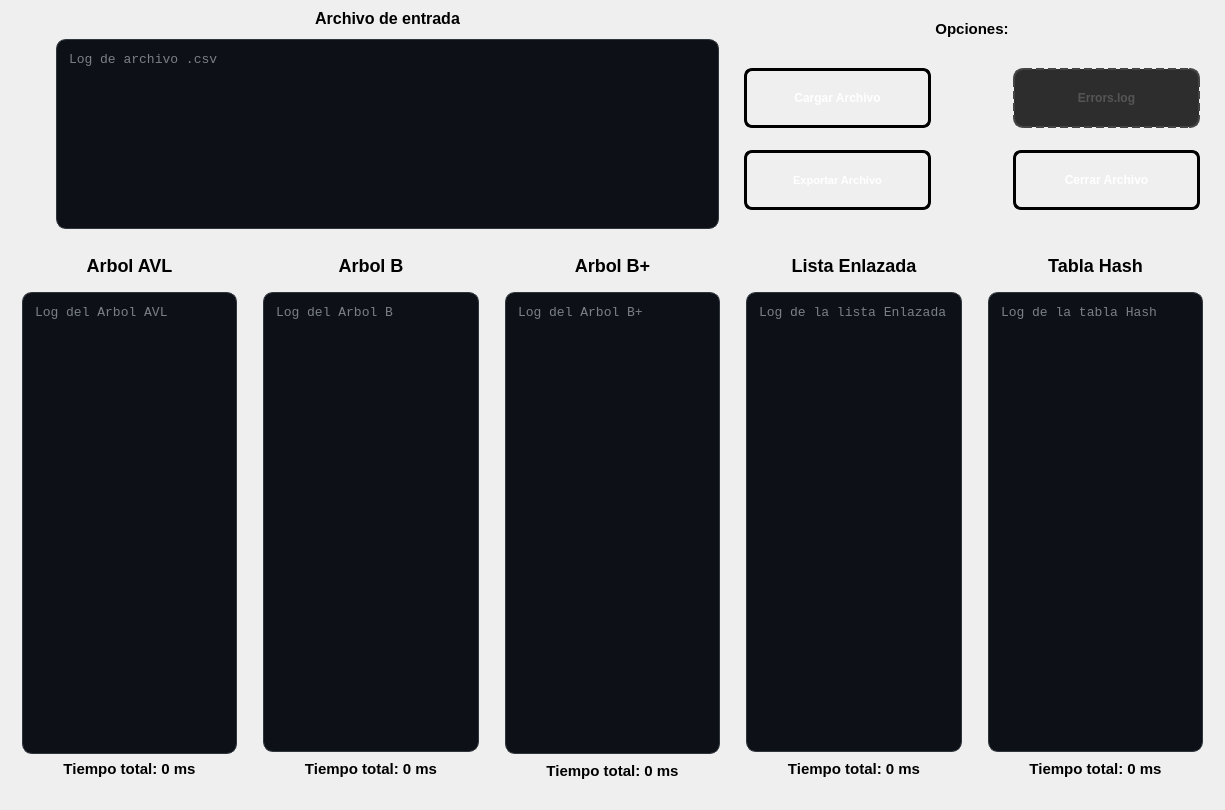
<?xml version="1.0" encoding="UTF-8"?>
<ui version="4.0">
 <class>PantallaPrincipal</class>
 <widget class="QWidget" name="PantallaPrincipal">
  <property name="geometry">
   <rect>
    <x>0</x>
    <y>0</y>
    <width>1225</width>
    <height>810</height>
   </rect>
  </property>
  <property name="windowTitle">
   <string>Form</string>
  </property>
  <layout class="QVBoxLayout" name="verticalLayout_2">
   <property name="spacing">
    <number>5</number>
   </property>
   <property name="leftMargin">
    <number>3</number>
   </property>
   <property name="topMargin">
    <number>3</number>
   </property>
   <property name="rightMargin">
    <number>3</number>
   </property>
   <property name="bottomMargin">
    <number>3</number>
   </property>
   <item>
    <layout class="QHBoxLayout" name="horizontalLayout">
     <property name="spacing">
      <number>3</number>
     </property>
     <item>
      <widget class="QWidget" name="widget_2" native="true">
       <property name="minimumSize">
        <size>
         <width>50</width>
         <height>210</height>
        </size>
       </property>
       <property name="maximumSize">
        <size>
         <width>16777215</width>
         <height>210</height>
        </size>
       </property>
      </widget>
     </item>
     <item>
      <layout class="QVBoxLayout" name="verticalLayout">
       <item>
        <widget class="QLabel" name="labelEntrada">
         <property name="minimumSize">
          <size>
           <width>120</width>
           <height>30</height>
          </size>
         </property>
         <property name="maximumSize">
          <size>
           <width>16777215</width>
           <height>30</height>
          </size>
         </property>
         <property name="styleSheet">
          <string notr="true">QLabel#labelEntrada {        
 
    color: qlineargradient(x1:0, y1:0, x2:1, y2:1, 
	stop:0 rgb(0, 0, 0), 
	stop:1 rgb(77, 5, 57));

  	 font-size: 16px;
    font-weight: bold;
    font-family: &quot;Segoe UI&quot;, Arial;
    
    background: transparent;
    padding: 2px;
    margin-bottom: 5px;
}

</string>
         </property>
         <property name="text">
          <string>Archivo de entrada</string>
         </property>
         <property name="alignment">
          <set>Qt::AlignmentFlag::AlignCenter</set>
         </property>
        </widget>
       </item>
       <item>
        <widget class="QTextEdit" name="textEditCsv">
         <property name="minimumSize">
          <size>
           <width>500</width>
           <height>185</height>
          </size>
         </property>
         <property name="maximumSize">
          <size>
           <width>16777215</width>
           <height>190</height>
          </size>
         </property>
         <property name="styleSheet">
          <string notr="true">QTextEdit#textEditCsv {
    background-color: #0D1117;   
    color: #E6EDF3;               
    border: 1px solid #30363D;     
    border-radius: 10px;          
    padding: 8px;
    font-family: Consolas, monospace;
    font-size: 13px;
}</string>
         </property>
         <property name="placeholderText">
          <string>Log de archivo .csv</string>
         </property>
        </widget>
       </item>
      </layout>
     </item>
     <item>
      <widget class="QWidget" name="widget_3" native="true">
       <property name="minimumSize">
        <size>
         <width>500</width>
         <height>210</height>
        </size>
       </property>
       <property name="maximumSize">
        <size>
         <width>16777215</width>
         <height>210</height>
        </size>
       </property>
       <layout class="QVBoxLayout" name="verticalLayout_3">
        <property name="spacing">
         <number>4</number>
        </property>
        <property name="leftMargin">
         <number>4</number>
        </property>
        <property name="topMargin">
         <number>4</number>
        </property>
        <property name="rightMargin">
         <number>4</number>
        </property>
        <property name="bottomMargin">
         <number>4</number>
        </property>
        <item>
         <widget class="QLabel" name="labelOptions">
          <property name="minimumSize">
           <size>
            <width>0</width>
            <height>30</height>
           </size>
          </property>
          <property name="styleSheet">
           <string notr="true">QLabel#labelOptions {        
 
    color: qlineargradient(x1:0, y1:0, x2:1, y2:1, 
	stop:0 rgb(0, 0, 0), 
	stop:1 rgb(8, 2, 48));

  	 font-size: 15px;
    font-weight: bold;
    font-family: &quot;Segoe UI&quot;, Arial;
    
    background: transparent;
    padding: 2px;
    margin-bottom: 5px;
}

</string>
          </property>
          <property name="text">
           <string>Opciones:</string>
          </property>
          <property name="alignment">
           <set>Qt::AlignmentFlag::AlignCenter</set>
          </property>
         </widget>
        </item>
        <item>
         <widget class="QWidget" name="widget_4" native="true">
          <property name="minimumSize">
           <size>
            <width>0</width>
            <height>175</height>
           </size>
          </property>
          <layout class="QVBoxLayout" name="verticalLayout_8">
           <item>
            <widget class="QWidget" name="widget_9" native="true">
             <property name="minimumSize">
              <size>
               <width>65</width>
               <height>0</height>
              </size>
             </property>
             <layout class="QHBoxLayout" name="horizontalLayout_3">
              <item>
               <widget class="QPushButton" name="btnCargar">
                <property name="minimumSize">
                 <size>
                  <width>160</width>
                  <height>60</height>
                 </size>
                </property>
                <property name="styleSheet">
                 <string notr="true">QPushButton#btnCargar {
    background-color: qlineargradient(spread:pad, x1:0, y1:0, x2:1, y2:1, 
                        stop:0 rgb(50, 143, 42), 
                        stop:1 rgb(255, 163, 72));
    
    border: 3px solid black;
    border-radius: 8px;
    
    color: white;
    font-family: &quot;Arial Black&quot;, Gadget, sans-serif;
    font-size: 12px;
    font-weight: bold;
    text-transform: uppercase;
    
    padding: 10px 25px;
}

QPushButton#btnCargar:hover {
    background-color: qlineargradient(spread:pad, x1:0, y1:0, x2:1, y2:1, 
                        stop:0 rgba(41, 128, 185, 255), 
                        stop:1 rgba(142, 68, 173, 255));
    border-color: #f1c40f;
}


QPushButton#btnCargar:pressed {
    background-color: #2c3e50;
    padding-top: 12px;
    padding-left: 27px;
}</string>
                </property>
                <property name="text">
                 <string>Cargar Archivo</string>
                </property>
               </widget>
              </item>
              <item>
               <widget class="QWidget" name="widget_14" native="true">
                <property name="minimumSize">
                 <size>
                  <width>70</width>
                  <height>0</height>
                 </size>
                </property>
                <property name="maximumSize">
                 <size>
                  <width>70</width>
                  <height>16777215</height>
                 </size>
                </property>
               </widget>
              </item>
              <item>
               <widget class="QPushButton" name="btnErrores">
                <property name="enabled">
                 <bool>false</bool>
                </property>
                <property name="minimumSize">
                 <size>
                  <width>0</width>
                  <height>60</height>
                 </size>
                </property>
                <property name="styleSheet">
                 <string notr="true">QPushButton#btnErrores {
    background-color: qlineargradient(spread:pad, x1:0, y1:0, x2:1, y2:1, 
                        stop:0 rgb(136, 5, 29)
                        stop:1 rgb(246, 211, 45));
    
    border: 3px solid black;
    border-radius: 10px;
    
    color: white;
    font-family: &quot;Arial Black&quot;, Gadget, sans-serif;
    font-size: 12px;
    font-weight: bold;
    text-transform: uppercase;
    
    padding: 10px 25px;
}

QPushButton#btnErrores:hover {
    background-color: qlineargradient(spread:pad, x1:0, y1:0, x2:1, y2:1, 
                        stop:0 rgb(9, 147, 29), 
                        stop:1 rgb(94, 92, 100));
    border-color: #f1c40f;
}


QPushButton#btnErrores:pressed {
    background-color: #2c3e50;
    padding-top: 12px;
    padding-left: 27px;
}

QPushButton#btnErrores:disabled {
    background: #2d2d2d; 
    color: #555555;
    border: 2px dashed #444444; 
    border-radius: 10px;
}</string>
                </property>
                <property name="text">
                 <string>Errors.log</string>
                </property>
               </widget>
              </item>
             </layout>
            </widget>
           </item>
           <item>
            <widget class="QWidget" name="widget_10" native="true">
             <property name="minimumSize">
              <size>
               <width>60</width>
               <height>0</height>
              </size>
             </property>
             <layout class="QHBoxLayout" name="horizontalLayout_4">
              <item>
               <widget class="QPushButton" name="btnExportar">
                <property name="minimumSize">
                 <size>
                  <width>0</width>
                  <height>60</height>
                 </size>
                </property>
                <property name="styleSheet">
                 <string notr="true">QPushButton#btnExportar {
    background-color: qlineargradient(spread:pad, x1:0, y1:0, x2:1, y2:1, 
                        stop:0 rgb(8, 2, 48), 
                        stop:1 rgb(255, 163, 72));
    
    border: 3px solid black;
    border-radius: 8px;
    
    color: white;
    font-family: &quot;Arial Black&quot;, Gadget, sans-serif;
    font-size: 11px;
    font-weight: bold;
    text-transform: uppercase;
    
    padding: 10px 25px;
}

QPushButton#btnExportar:hover {
    background-color: qlineargradient(spread:pad, x1:0, y1:0, x2:1, y2:1, 
                        stop:0 rgba(41, 128, 185, 255), 
                        stop:1 rgba(142, 68, 173, 255));
    border-color: #f1c40f;
}


QPushButton#btnExportar:pressed {
    background-color: #2c3e50;
    padding-top: 12px;
    padding-left: 27px;
}</string>
                </property>
                <property name="text">
                 <string>Exportar Archivo</string>
                </property>
               </widget>
              </item>
              <item>
               <widget class="QWidget" name="widget_13" native="true">
                <property name="minimumSize">
                 <size>
                  <width>70</width>
                  <height>0</height>
                 </size>
                </property>
                <property name="maximumSize">
                 <size>
                  <width>70</width>
                  <height>16777215</height>
                 </size>
                </property>
               </widget>
              </item>
              <item>
               <widget class="QPushButton" name="btnCerrar">
                <property name="minimumSize">
                 <size>
                  <width>0</width>
                  <height>60</height>
                 </size>
                </property>
                <property name="styleSheet">
                 <string notr="true">
QPushButton#btnCerrar {
    background-color: qlineargradient(spread:pad, x1:0, y1:0, x2:1, y2:1, 
                        stop:0 rgb(77, 5, 57), 
                        stop:1 rgb(232, 15, 15));
    
    border: 3px solid black;
    border-radius: 8px;
    
    color: white;
    font-family: &quot;Arial Black&quot;, Gadget, sans-serif;
    font-size: 12px;
    font-weight: bold;
    text-transform: uppercase;
    
    padding: 10px 25px;
}

QPushButton#btnCerrar:hover {
    background-color: qlineargradient(spread:pad, x1:0, y1:0, x2:1, y2:1, 
                        stop:0 rgb(9, 147, 29), 
                        stop:1 rgb(94, 92, 100));
    border-color: #f1c40f;
}


QPushButton#btnCerrar:pressed {
    background-color: #2c3e50;
    padding-top: 12px;
    padding-left: 27px;
}

QPushButton#btnCerrar:disabled {
    background: #2d2d2d; 
    color: #555555;
    border: 2px dashed #444444; 
    border-radius: 10px;
}</string>
                </property>
                <property name="text">
                 <string>Cerrar Archivo</string>
                </property>
               </widget>
              </item>
             </layout>
            </widget>
           </item>
          </layout>
         </widget>
        </item>
       </layout>
      </widget>
     </item>
    </layout>
   </item>
   <item>
    <widget class="QWidget" name="widget" native="true">
     <property name="minimumSize">
      <size>
       <width>450</width>
       <height>565</height>
      </size>
     </property>
     <property name="maximumSize">
      <size>
       <width>16777215</width>
       <height>560</height>
      </size>
     </property>
     <property name="styleSheet">
      <string notr="true"/>
     </property>
     <layout class="QHBoxLayout" name="horizontalLayout_2">
      <item>
       <widget class="QWidget" name="widget_content_1" native="true">
        <layout class="QVBoxLayout" name="verticalLayout_4">
         <property name="spacing">
          <number>4</number>
         </property>
         <property name="leftMargin">
          <number>5</number>
         </property>
         <property name="topMargin">
          <number>5</number>
         </property>
         <property name="rightMargin">
          <number>5</number>
         </property>
         <property name="bottomMargin">
          <number>5</number>
         </property>
         <item>
          <widget class="QLabel" name="labelAvl">
           <property name="styleSheet">
            <string notr="true">QLabel#labelAvl {        
 
    color: qlineargradient(x1:0, y1:0, x2:1, y2:1, 
	stop:0 rgb(0, 0, 0), 
	stop:1 rgb(77, 5, 57));

  	 font-size: 18px;
    font-weight: bold;
    font-family: &quot;Segoe UI&quot;, Arial;
    
    background: transparent;
    padding: 2px;
    margin-bottom: 5px;
}

</string>
           </property>
           <property name="text">
            <string>Arbol AVL</string>
           </property>
           <property name="alignment">
            <set>Qt::AlignmentFlag::AlignCenter</set>
           </property>
          </widget>
         </item>
         <item>
          <widget class="QWidget" name="widget_5" native="true">
           <layout class="QVBoxLayout" name="verticalLayout_9">
            <property name="spacing">
             <number>4</number>
            </property>
            <property name="leftMargin">
             <number>5</number>
            </property>
            <property name="topMargin">
             <number>5</number>
            </property>
            <property name="rightMargin">
             <number>5</number>
            </property>
            <property name="bottomMargin">
             <number>5</number>
            </property>
            <item>
             <widget class="QTextEdit" name="textEditAvl">
              <property name="styleSheet">
               <string notr="true">QTextEdit#textEditAvl {
    background-color: #0D1117;   
    color: #E6EDF3;               
    border: 1px solid #30363D;     
    border-radius: 10px;          
    padding: 8px;
    font-family: Consolas, monospace;
    font-size: 13px;
}</string>
              </property>
              <property name="placeholderText">
               <string>Log del Arbol AVL</string>
              </property>
             </widget>
            </item>
            <item>
             <widget class="QLabel" name="labelTiempoAvl">
              <property name="styleSheet">
               <string notr="true">QLabel#labelTiempoAvl {        
 
    color: qlineargradient(x1:0, y1:0, x2:1, y2:1, 
	stop:0 rgb(0, 0, 0), 
	stop:1 rgb(8, 2, 48));

  	 font-size: 15px;
    font-weight: bold;
    font-family: &quot;Segoe UI&quot;, Arial;
    
    background: transparent;
    padding: 2px;
    margin-bottom: 5px;
}

</string>
              </property>
              <property name="text">
               <string>Tiempo total: 0 ms</string>
              </property>
              <property name="alignment">
               <set>Qt::AlignmentFlag::AlignCenter</set>
              </property>
             </widget>
            </item>
           </layout>
          </widget>
         </item>
        </layout>
       </widget>
      </item>
      <item>
       <widget class="QWidget" name="widget_content_2" native="true">
        <layout class="QVBoxLayout" name="verticalLayout_5">
         <property name="spacing">
          <number>4</number>
         </property>
         <property name="leftMargin">
          <number>5</number>
         </property>
         <property name="topMargin">
          <number>5</number>
         </property>
         <property name="rightMargin">
          <number>5</number>
         </property>
         <property name="bottomMargin">
          <number>5</number>
         </property>
         <item>
          <widget class="QLabel" name="labelB">
           <property name="styleSheet">
            <string notr="true">QLabel#labelB {        
 
    color: qlineargradient(x1:0, y1:0, x2:1, y2:1, 
	stop:0 rgb(0, 0, 0), 
	stop:1 rgb(77, 5, 57));

  	 font-size: 18px;
    font-weight: bold;
    font-family: &quot;Segoe UI&quot;, Arial;
    
    background: transparent;
    padding: 2px;
    margin-bottom: 5px;
}

</string>
           </property>
           <property name="text">
            <string>Arbol B</string>
           </property>
           <property name="alignment">
            <set>Qt::AlignmentFlag::AlignCenter</set>
           </property>
          </widget>
         </item>
         <item>
          <widget class="QWidget" name="widget_6" native="true">
           <layout class="QVBoxLayout" name="verticalLayout_10">
            <property name="leftMargin">
             <number>5</number>
            </property>
            <property name="topMargin">
             <number>5</number>
            </property>
            <property name="rightMargin">
             <number>5</number>
            </property>
            <property name="bottomMargin">
             <number>5</number>
            </property>
            <item>
             <widget class="QTextEdit" name="textEditB">
              <property name="styleSheet">
               <string notr="true">QTextEdit#textEditB{
    background-color: #0D1117;   
    color: #E6EDF3;               
    border: 1px solid #30363D;     
    border-radius: 10px;          
    padding: 8px;
    font-family: Consolas, monospace;
    font-size: 13px;
}</string>
              </property>
              <property name="placeholderText">
               <string>Log del Arbol B</string>
              </property>
             </widget>
            </item>
            <item>
             <widget class="QLabel" name="labelTiempoB">
              <property name="styleSheet">
               <string notr="true">QLabel#labelTiempoB {        
 
    color: qlineargradient(x1:0, y1:0, x2:1, y2:1, 
	stop:0 rgb(0, 0, 0), 
	stop:1 rgb(8, 2, 48));

  	 font-size: 15px;
    font-weight: bold;
    font-family: &quot;Segoe UI&quot;, Arial;
    
    background: transparent;
    padding: 2px;
    margin-bottom: 5px;
}

</string>
              </property>
              <property name="text">
               <string>Tiempo total: 0 ms</string>
              </property>
              <property name="alignment">
               <set>Qt::AlignmentFlag::AlignCenter</set>
              </property>
             </widget>
            </item>
           </layout>
          </widget>
         </item>
        </layout>
       </widget>
      </item>
      <item>
       <widget class="QWidget" name="widget_content_3" native="true">
        <layout class="QVBoxLayout" name="verticalLayout_6">
         <property name="spacing">
          <number>4</number>
         </property>
         <property name="leftMargin">
          <number>5</number>
         </property>
         <property name="topMargin">
          <number>5</number>
         </property>
         <property name="rightMargin">
          <number>5</number>
         </property>
         <property name="bottomMargin">
          <number>5</number>
         </property>
         <item>
          <widget class="QLabel" name="labelBMas">
           <property name="styleSheet">
            <string notr="true">QLabel#labelBMas {        
 
    color: qlineargradient(x1:0, y1:0, x2:1, y2:1, 
	stop:0 rgb(0, 0, 0), 
	stop:1 rgb(77, 5, 57));

  	 font-size: 18px;
    font-weight: bold;
    font-family: &quot;Segoe UI&quot;, Arial;
    
    background: transparent;
    padding: 2px;
    margin-bottom: 5px;
}

</string>
           </property>
           <property name="text">
            <string>Arbol B+</string>
           </property>
           <property name="alignment">
            <set>Qt::AlignmentFlag::AlignCenter</set>
           </property>
          </widget>
         </item>
         <item>
          <widget class="QWidget" name="widget_7" native="true">
           <property name="minimumSize">
            <size>
             <width>120</width>
             <height>505</height>
            </size>
           </property>
           <layout class="QVBoxLayout" name="verticalLayout_11">
            <property name="leftMargin">
             <number>5</number>
            </property>
            <property name="topMargin">
             <number>5</number>
            </property>
            <property name="rightMargin">
             <number>5</number>
            </property>
            <property name="bottomMargin">
             <number>5</number>
            </property>
            <item>
             <widget class="QTextEdit" name="textEditBMas">
              <property name="styleSheet">
               <string notr="true">QTextEdit#textEditBMas {
    background-color: #0D1117;   
    color: #E6EDF3;               
    border: 1px solid #30363D;     
    border-radius: 10px;          
    padding: 8px;
    font-family: Consolas, monospace;
    font-size: 13px;
}</string>
              </property>
              <property name="placeholderText">
               <string>Log del Arbol B+</string>
              </property>
             </widget>
            </item>
            <item>
             <widget class="QLabel" name="labelTiempoBMas">
              <property name="styleSheet">
               <string notr="true">QLabel#labelTiempoBMas {        
 
    color: qlineargradient(x1:0, y1:0, x2:1, y2:1, 
	stop:0 rgb(0, 0, 0), 
	stop:1 rgb(8, 2, 48));

  	 font-size: 15px;
    font-weight: bold;
    font-family: &quot;Segoe UI&quot;, Arial;
    
    background: transparent;
    padding: 2px;
    margin-bottom: 5px;
}

</string>
              </property>
              <property name="text">
               <string>Tiempo total: 0 ms</string>
              </property>
              <property name="alignment">
               <set>Qt::AlignmentFlag::AlignCenter</set>
              </property>
             </widget>
            </item>
           </layout>
          </widget>
         </item>
        </layout>
       </widget>
      </item>
      <item>
       <widget class="QWidget" name="widget_content_4" native="true">
        <layout class="QVBoxLayout" name="verticalLayout_7">
         <property name="spacing">
          <number>4</number>
         </property>
         <property name="leftMargin">
          <number>5</number>
         </property>
         <property name="topMargin">
          <number>5</number>
         </property>
         <property name="rightMargin">
          <number>5</number>
         </property>
         <property name="bottomMargin">
          <number>5</number>
         </property>
         <item>
          <widget class="QLabel" name="labelLista">
           <property name="styleSheet">
            <string notr="true">QLabel#labelLista {        
 
    color: qlineargradient(x1:0, y1:0, x2:1, y2:1, 
	stop:0 rgb(0, 0, 0), 
	stop:1 rgb(77, 5, 57));

  	 font-size: 18px;
    font-weight: bold;
    font-family: &quot;Segoe UI&quot;, Arial;
    
    background: transparent;
    padding: 2px;
    margin-bottom: 5px;
}

</string>
           </property>
           <property name="text">
            <string>Lista Enlazada</string>
           </property>
           <property name="alignment">
            <set>Qt::AlignmentFlag::AlignCenter</set>
           </property>
          </widget>
         </item>
         <item>
          <widget class="QWidget" name="widget_8" native="true">
           <layout class="QVBoxLayout" name="verticalLayout_12">
            <property name="leftMargin">
             <number>5</number>
            </property>
            <property name="topMargin">
             <number>5</number>
            </property>
            <property name="rightMargin">
             <number>5</number>
            </property>
            <property name="bottomMargin">
             <number>5</number>
            </property>
            <item>
             <widget class="QTextEdit" name="textEditLista">
              <property name="styleSheet">
               <string notr="true">QTextEdit#textEditLista {
    background-color: #0D1117;   
    color: #E6EDF3;               
    border: 1px solid #30363D;     
    border-radius: 10px;          
    padding: 8px;
    font-family: Consolas, monospace;
    font-size: 13px;
}</string>
              </property>
              <property name="placeholderText">
               <string>Log de la lista Enlazada</string>
              </property>
             </widget>
            </item>
            <item>
             <widget class="QLabel" name="labelTiempoLista">
              <property name="styleSheet">
               <string notr="true">QLabel#labelTiempoLista {        
 
    color: qlineargradient(x1:0, y1:0, x2:1, y2:1, 
	stop:0 rgb(0, 0, 0), 
	stop:1 rgb(8, 2, 48));

  	 font-size: 15px;
    font-weight: bold;
    font-family: &quot;Segoe UI&quot;, Arial;
    
    background: transparent;
    padding: 2px;
    margin-bottom: 5px;
}

</string>
              </property>
              <property name="text">
               <string>Tiempo total: 0 ms</string>
              </property>
              <property name="alignment">
               <set>Qt::AlignmentFlag::AlignCenter</set>
              </property>
             </widget>
            </item>
           </layout>
          </widget>
         </item>
        </layout>
       </widget>
      </item>
      <item>
       <widget class="QWidget" name="widget_content_5" native="true">
        <layout class="QVBoxLayout" name="verticalLayout_13">
         <property name="spacing">
          <number>4</number>
         </property>
         <property name="leftMargin">
          <number>5</number>
         </property>
         <property name="topMargin">
          <number>5</number>
         </property>
         <property name="rightMargin">
          <number>5</number>
         </property>
         <property name="bottomMargin">
          <number>5</number>
         </property>
         <item>
          <widget class="QLabel" name="labelHash">
           <property name="styleSheet">
            <string notr="true">QLabel#labelHash {        
 
    color: qlineargradient(x1:0, y1:0, x2:1, y2:1, 
	stop:0 rgb(0, 0, 0), 
	stop:1 rgb(77, 5, 57));

  	 font-size: 18px;
    font-weight: bold;
    font-family: &quot;Segoe UI&quot;, Arial;
    
    background: transparent;
    padding: 2px;
    margin-bottom: 5px;
}

</string>
           </property>
           <property name="text">
            <string>Tabla Hash</string>
           </property>
           <property name="alignment">
            <set>Qt::AlignmentFlag::AlignCenter</set>
           </property>
          </widget>
         </item>
         <item>
          <widget class="QWidget" name="widget_11" native="true">
           <layout class="QVBoxLayout" name="verticalLayout_14">
            <property name="leftMargin">
             <number>5</number>
            </property>
            <property name="topMargin">
             <number>5</number>
            </property>
            <property name="rightMargin">
             <number>5</number>
            </property>
            <property name="bottomMargin">
             <number>5</number>
            </property>
            <item>
             <widget class="QTextEdit" name="textTablaHash">
              <property name="styleSheet">
               <string notr="true">QTextEdit#textTablaHash {
    background-color: #0D1117;   
    color: #E6EDF3;               
    border: 1px solid #30363D;     
    border-radius: 10px;          
    padding: 8px;
    font-family: Consolas, monospace;
    font-size: 13px;
}</string>
              </property>
              <property name="placeholderText">
               <string>Log de la tabla Hash</string>
              </property>
             </widget>
            </item>
            <item>
             <widget class="QLabel" name="labelTiempoHash">
              <property name="styleSheet">
               <string notr="true">QLabel#labelTiempoHash {        
 
    color: qlineargradient(x1:0, y1:0, x2:1, y2:1, 
	stop:0 rgb(0, 0, 0), 
	stop:1 rgb(8, 2, 48));

  	 font-size: 15px;
    font-weight: bold;
    font-family: &quot;Segoe UI&quot;, Arial;
    
    background: transparent;
    padding: 2px;
    margin-bottom: 5px;
}

</string>
              </property>
              <property name="text">
               <string>Tiempo total: 0 ms</string>
              </property>
              <property name="alignment">
               <set>Qt::AlignmentFlag::AlignCenter</set>
              </property>
             </widget>
            </item>
           </layout>
          </widget>
         </item>
        </layout>
       </widget>
      </item>
     </layout>
    </widget>
   </item>
  </layout>
 </widget>
 <resources/>
 <connections/>
</ui>
